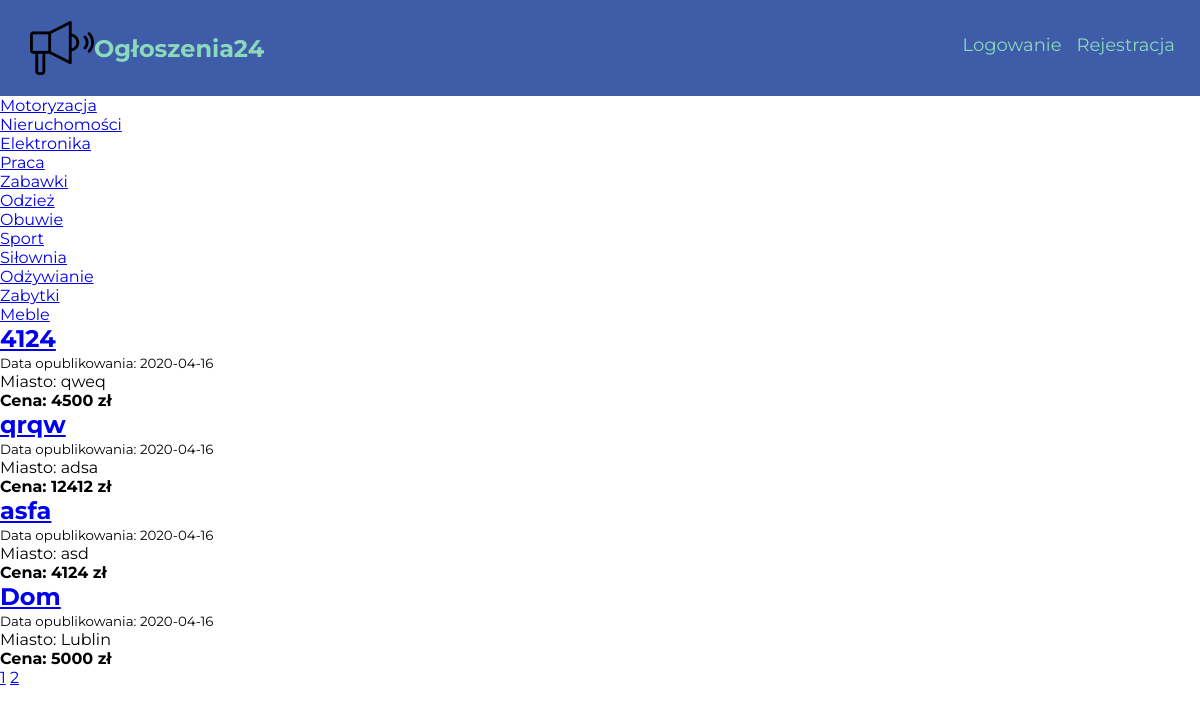
Page /motoryzacja/ on the earlier database version.
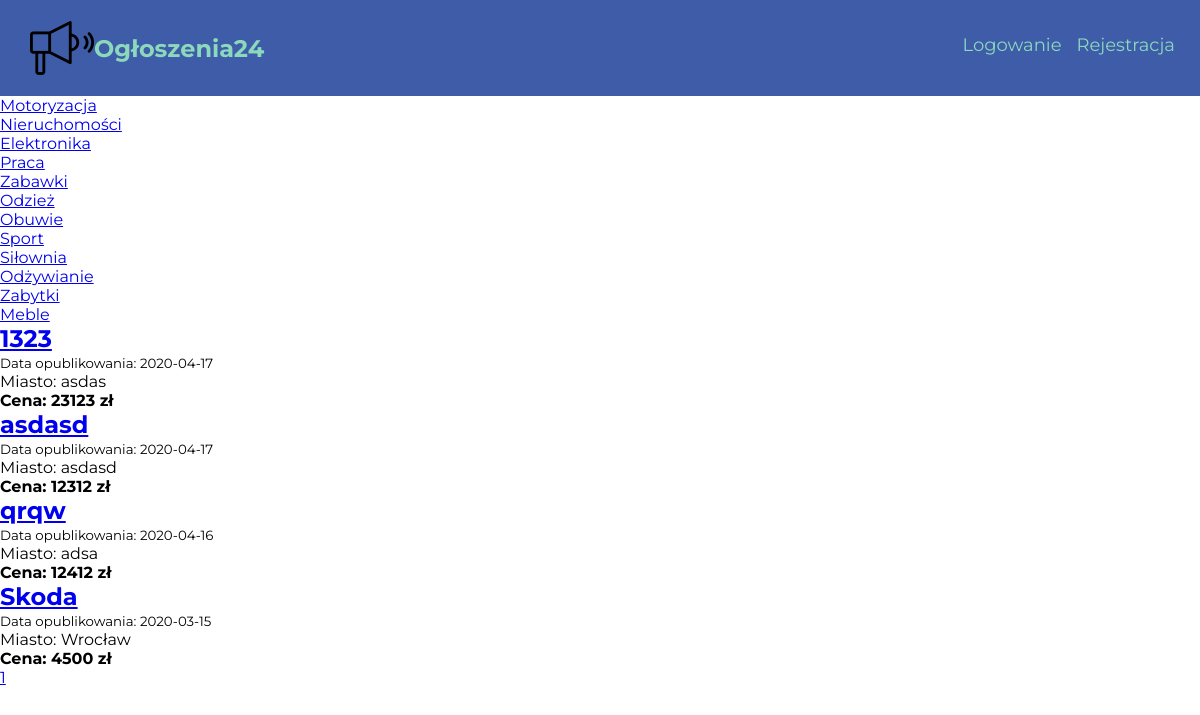
Same page on the later database version.
### Ogloszenia24/models.py (models this page shows, shortened)
class Advert(db.Model):
    __searchable__ = ['title']
    id = db.Column(db.Integer, primary_key=True)
    date = db.Column(db.DateTime, nullable=False, default = datetime.utcnow)
    title = db.Column(db.String(100), nullable=False)
    content = db.Column(db.Text, nullable = False)
    user_id = db.Column(db.Integer, db.ForeignKey('user.id'), nullable=False)
    category = db.Column(db.String(50), nullable=False)
    price = db.Column(db.Integer)
    city = db.Column(db.String(), nullable=False)

### Ogloszenia24/views.py (the view)
@app.route("/<string:category>/")
def search_results(category):
    page = request.args.get("page", default = 1, type=int)
    ads = Advert.query.filter_by(category = category).order_by(Advert.date.desc()).paginate(per_page=4)
    if ads.total > 0:
        cat = Advert.query.filter_by(category = category).first().category
        return render_template('search.html', ads=ads, cat=cat, title=category.capitalize())
    return render_template('search.html', ads=ads, title=category.capitalize())

### Ogloszenia24/templates/search.html
{% extends "layout.html" %}
{% block content %}
<section class="filter-ads">
  <div class="category-section-search">
        <div class="column">
          <div class="category-item">
            <a href="{{ url_for('search_results', category='motoryzacja') }}">Motoryzacja</a>
          </div>
          <div class="category-item">
            <a href="{{ url_for('search_results', category='nieruchomsci') }}">Nieruchomości</a>
          </div>
          <div class="category-item">
            <a href="{{ url_for('search_results', category='elektronika') }}">Elektronika</a>
          </div>
          <div class="category-item">
            <a href="{{ url_for('search_results', category='praca') }}">Praca</a>
          </div>
        </div>
        <div class="column">
          <div class="category-item">
            <a href="{{ url_for('search_results', category='zabawki') }}">Zabawki</a>
          </div>
          <div class="category-item">
            <a href="{{ url_for('search_results', category='odziez') }}">Odzież</a>
          </div>
          <div class="category-item">
            <a href="{{ url_for('search_results', category='obuwie') }}">Obuwie</a>
          </div>
          <div class="category-item">
            <a href="{{ url_for('search_results', category='sport') }}">Sport</a>
          </div>
        </div>
        <div class="column">
          <div class="category-item">
            <a href="{{ url_for('search_results', category='silownia') }}">Siłownia</a>
          </div>
          <div class="category-item">
            <a href="{{ url_for('search_results', category='odzywianie') }}">Odżywianie</a>
          </div>
          <div class="category-item">
            <a href="{{ url_for('search_results', category='zabytki') }}">Zabytki</a>
          </div>
          <div class="category-item">
            <a href="{{ url_for('search_results', category='meble') }}">Meble</a>
          </div>
        </div>
   </div>
  <div class="ad-list">
    {% if ads.items|length==0 %}
      <h2>Brak ogłoszeń!</h2>
    {% else %}
      {% for advert in ads.items %}
        <div class='ad'>
          <a href='{{ url_for('show_advert', advert_id = advert.id) }}'><h2>{{ advert.title }}</h2></a>
          <small>Data opublikowania: {{ advert.date.strftime('%Y-%m-%d') }}</small>
          <p>Miasto: {{ advert.city }}</p>
          <h4>Cena: {{ advert.price }} zł</h4>
        </div>
      {% endfor %}
    {% endif %}
    <div class="pages">
    {% for page_num in ads.iter_pages() %}
        {% if page_num %}
          <a href="{{ url_for('search_results', page=page_num, category=cat) }}">{{ page_num }}</a>
        {% endif %}
    {% endfor %}
    </div>
  </div>
</section>
{% endblock %}

Differences in the rows shown:
no longer on this page (row edited): Advert: title "4124", date "2020-04-16", city "qweq", price "4500"
removed Advert: title "asfa", date "2020-04-16", city "asd", price "4124"
removed Advert: title "Dom", date "2020-04-16", city "Lublin", price "5000"
added Advert: title "1323", date "2020-04-17", city "asdas", price "23123"
added Advert: title "asdasd", date "2020-04-17", city "asdasd", price "12312"
now on this page (row unchanged): Advert: title "Skoda", date "2020-03-15", city "Wrocław", price "4500"
Other differences:
list line gone: "2"
